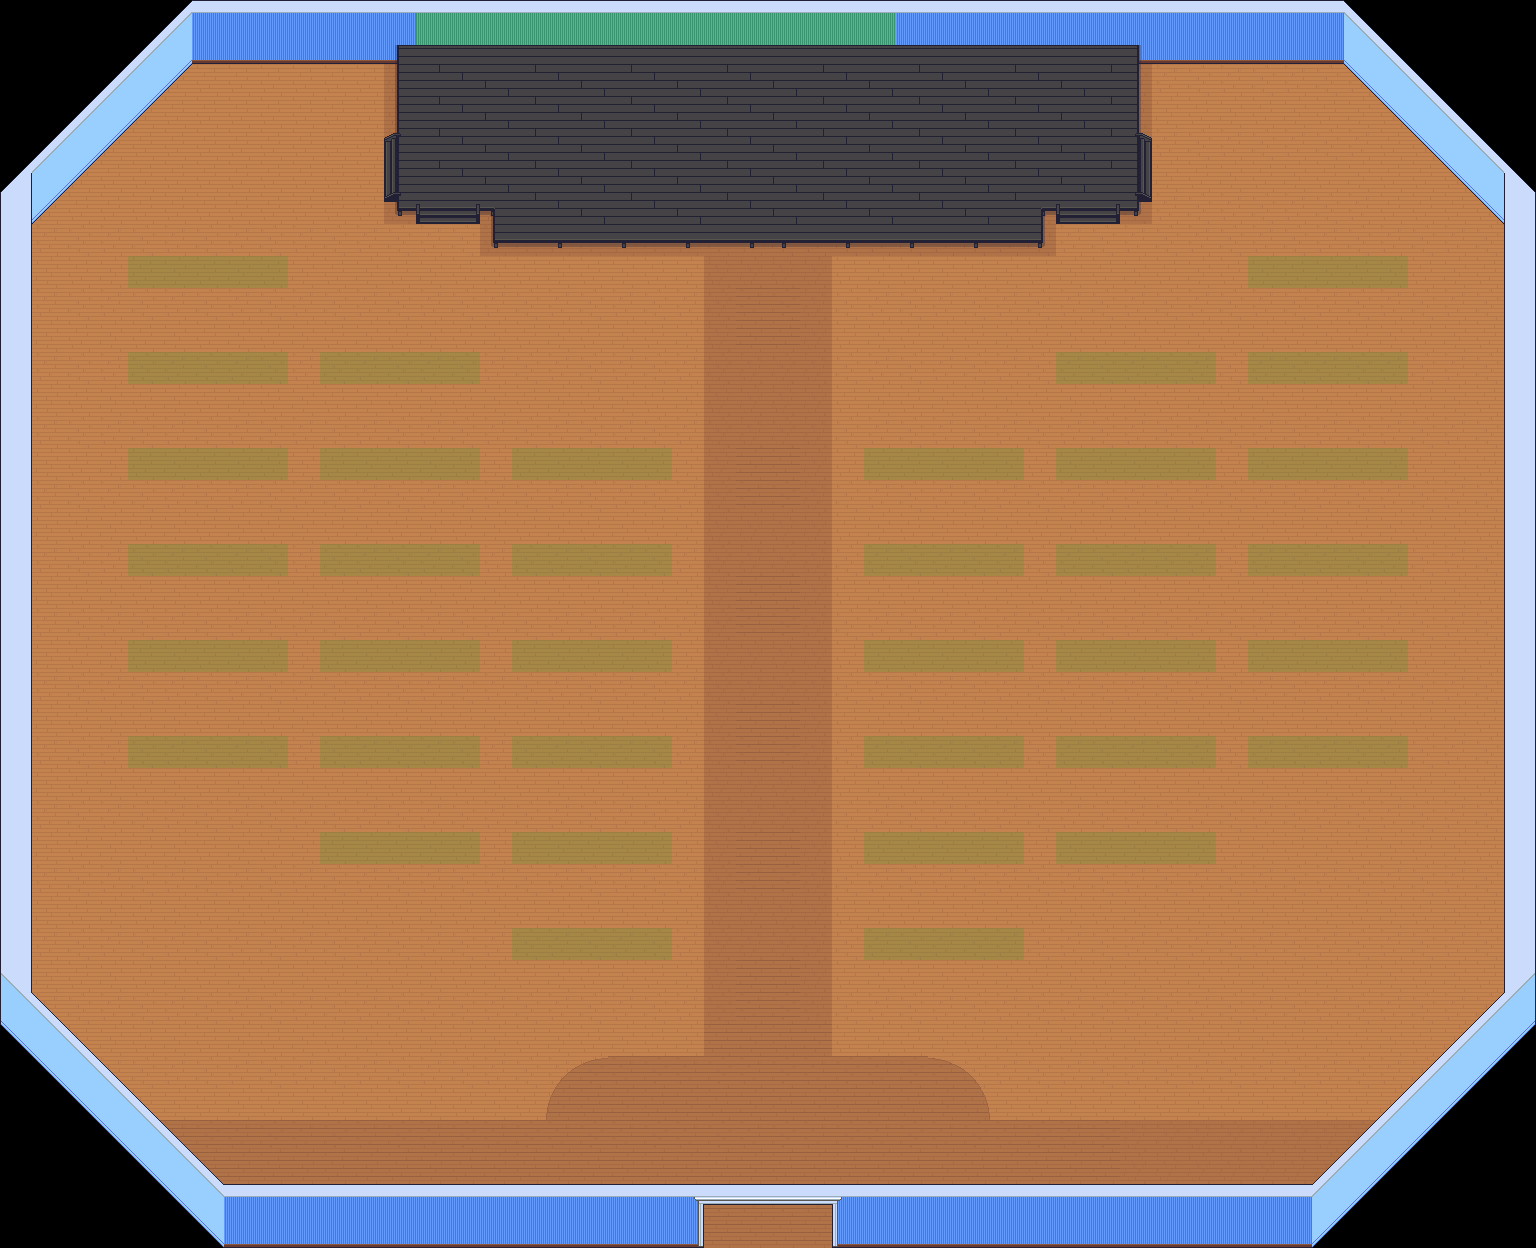

Rendered tile map (Tiled .tmx) drawn with the repository's tilesets; below, a short description and the map source with its tile grids summarised:
An orthogonal 48x39 tile map with 32x32 px tiles, 11 tile layers (floors, floor transparency, blocking, walls, ...), 7 tilesets.

<map version="1.5" tiledversion="1.7.2" orientation="orthogonal" renderorder="right-down" width="48" height="39" tilewidth="32" tileheight="32" infinite="0" nextlayerid="14" nextobjectid="1">
 <tileset firstgid="1" source="../../../../custom (internal)/Gather Office 5/Rose palette.tsx" />
 <tileset firstgid="2876" source="../../../../../tilesets/gather_floors_2_exploration.tsx" />
 <tileset firstgid="11036" source="../../../../../objects/WIP/Roz/Walls - Base.tsx" />
 <tileset firstgid="12956" source="../../../../../objects/WIP/Roz/Walls - Trims and Doors.tsx" />
 <tileset firstgid="13706" source="../../../../../objects/WIP/Roz/Walls - Tops.tsx" />
 <tileset firstgid="14318" source="../../../../../tilesets/gather_floors_1.x.tsx" />
 <tileset firstgid="19758" source="../../../../../tilesets/gather_swatches_1.x.tsx" />
 <group id="8" name="BG">
  <layer id="1" name="floors" width="48" height="39">
   <data>[1872 cells, 1695 non-empty, 4 distinct tile ids]</data>
  </layer>
  <layer id="2" name="floor transparency" width="48" height="39" opacity="0.37">
   <data>[1872 cells, 414 non-empty, 14 distinct tile ids]</data>
  </layer>
  <layer id="12" name="blocking" width="48" height="39">
   <data>[1872 cells, 180 non-empty, 1 distinct tile ids]</data>
  </layer>
  <layer id="3" name="walls" width="48" height="39">
   <data>[1872 cells, 204 non-empty, 5 distinct tile ids]</data>
  </layer>
  <layer id="4" name="wall trim" width="48" height="39">
   <data>[1872 cells, 12 non-empty, 6 distinct tile ids]</data>
  </layer>
  <layer id="6" name="stage" width="48" height="39">
   <data>[1872 cells, 162 non-empty, 12 distinct tile ids]</data>
  </layer>
  <layer id="7" name="stairs/chairs" width="48" height="39">
   <data>[1872 cells, 10 non-empty, 5 distinct tile ids]</data>
  </layer>
  <layer id="5" name="walltops" width="48" height="39">
   <data>[1872 cells, 208 non-empty, 9 distinct tile ids]</data>
  </layer>
 </group>
 <group id="13" name="FG">
  <layer id="9" name="Walls" width="48" height="39">
   <data>[1872 cells, 102 non-empty, 5 distinct tile ids]</data>
  </layer>
  <layer id="11" name="wall trim" width="48" height="39">
   <data>[1872 cells, 11 non-empty, 6 distinct tile ids]</data>
  </layer>
  <layer id="10" name="walltops" width="48" height="39">
   <data>[1872 cells, 92 non-empty, 6 distinct tile ids]</data>
  </layer>
 </group>
</map>
